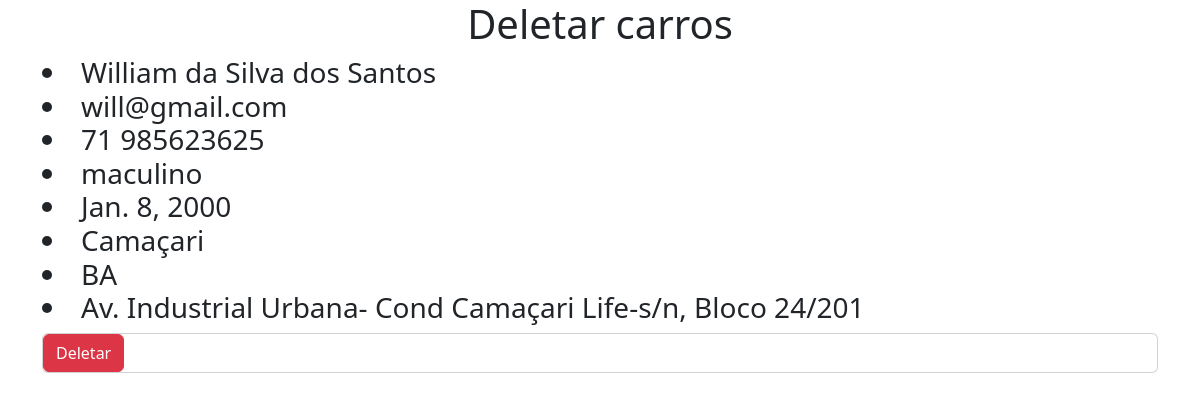
/formulario/deletar/1/, run on an earlier commit of the app's database.
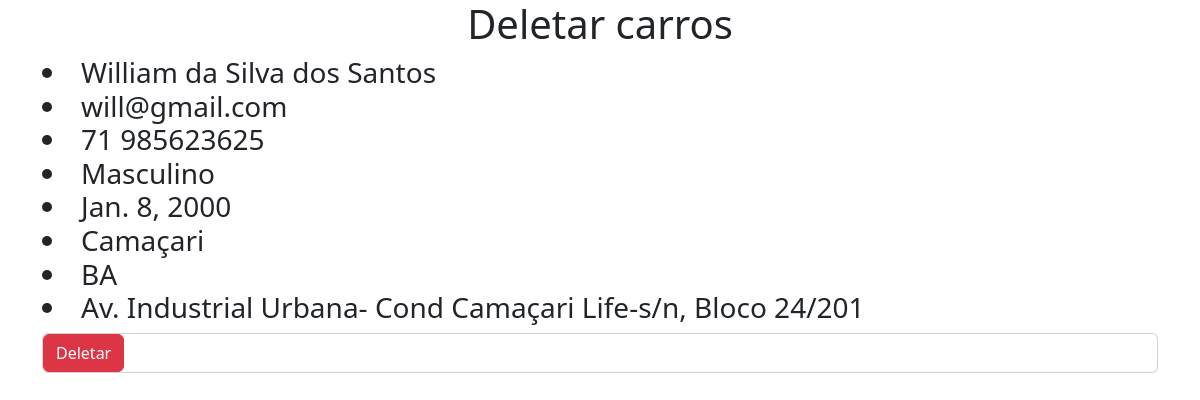
And on a later commit of the database.
### formulario/models.py (models this page shows, shortened)
class DadosPessoais(models.Model):
    genero_list = (
        ("Masculino", "Masculino"),
        ("Feminino", "Feminino"),
        ("Outro", "Outro")
    )
    estado_list = (
        ('AC', 'AC'), ('AL', 'AL'), ('AM', 'AM'), ('AP', 'AP'), ('BA','BA'), ('CE', 'CE'), ('DF', 'DF'), ('ES', 'ES'),
        ('GO', 'GO'), ('MA',' MA'), ('MG', 'MG'), ('MS', 'MS'), ('MT', 'MT'), ('PA', 'PA'), ('PB', 'PB'), ('PE','PE'),
        ('PI', 'PI'), ('PR','PR'), ('RJ','RJ'), ('RN','RN'), ('RO', 'RO'),('RR','RR'), ('RS','RS'), ('SC','SC'),
        ('SE', 'SE'), ('SP', 'SP'), ('TO', 'TO')
        )
    nome = models.CharField(max_length=100, verbose_name="Nome completo")
    email = models.EmailField(verbose_name="Email")
    telefone = models.CharField(max_length=14, verbose_name="Telefone")
    genero = models.CharField(max_length=10, verbose_name="Genero", choices=genero_list)
    data_nascimento = models.DateField(verbose_name="Data de Nascimento")
    cidade = models.CharField(max_length=30, verbose_name="Cidade")
    estado = models.CharField(max_length=2, verbose_name="Estado", choices=estado_list)
    endereco = models.CharField(max_length=100, verbose_name="Endereço")
    class Meta:
        verbose_name_plural = "Dados Pessoais"

### formulario/views.py (the view)
# urls.py: path('deletar/<int:pk>/', deletar, name='deletar'),
def deletar(request, pk):
    cliente = DadosPessoais.objects.get(id=pk)
    context = {'cliente':cliente}
    if request.method=='POST':
        cliente.delete()
        return redirect('formulario:lista')
    return render(request, 'deletar.html', context)

### formulario/templates/deletar.html (shortened to what this page needs)
{% extends 'base.html' %}
{% load static %}
{% load bootstrap5 %}
{% block content %}
<div class="container">
    <h1 align="center">Deletar carros</h1>
    <h3>
        <li>{{ cliente.nome }}</li>
        <li>{{ cliente.email }}</li>
        <li>{{ cliente.telefone }}</li>
        <li>{{ cliente.genero }}</li>
        <li>{{ cliente.data_nascimento }}</li>
        <li>{{ cliente.cidade }}</li>
        <li>{{ cliente.estado }}</li>
        <li>{{ cliente.endereco }}</li>
    </h3>
    <div class="card">
        <form method="post" action="." onsubmit="return confirm('Tem certeza que deseja deletar este carro?');">
            <button class="btn btn-danger" type="submit">Deletar</button>
        </form>
    </div>
</div>
{% endblock %}

What changed in the data, as far as the page shows it:
changed DadosPessoais "William da Silva dos Santos": genero "maculino" → "Masculino"
